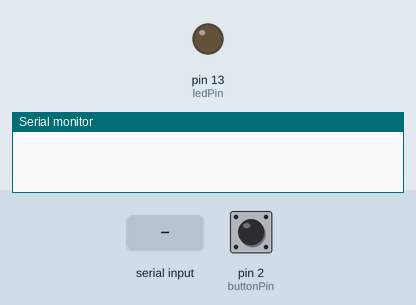
Recording of a sketch running on a simulated Arduino Uno, built with avr-gcc and run on an emulated ATmega328P. On the bench: output pins drawn as LEDs (lit = HIGH), the last lines printed to the serial monitor. The test bench sets the inputs (shaded band); at power-on: pin 2 (buttonPin) LOW. The modem accepts every AT command (registered, SIM ready, sends succeed) and sends nothing else.

Above: at 2.8 s.
2.9 s: pin 2 (buttonPin) pulled HIGH for 1.2 s
At 8.1 s:
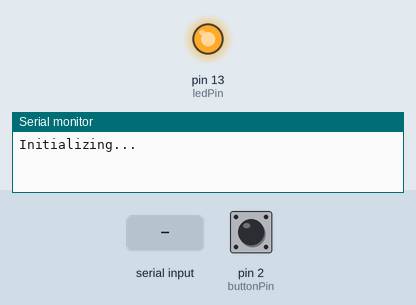
8.2 s: "1" received over the second serial link
12.3 s: pin 2 (buttonPin) pulled HIGH for 1.2 s
At 22.5 s:
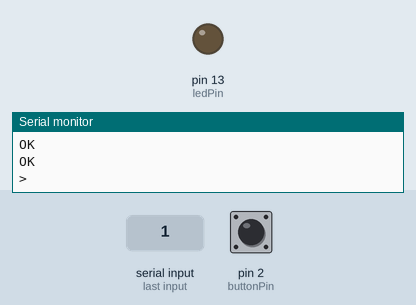
Timing chart, 0 to 23.6 s (numbered marks = the images above; inputs shaded):
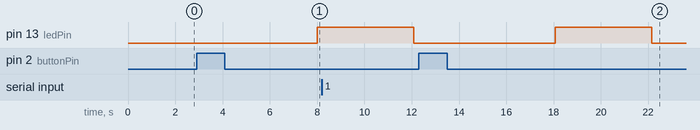

The sketch:

sendsmssensor.ino
```cpp
#include <SoftwareSerial.h>

//Create software serial object to communicate with SIM900
SoftwareSerial mySerial(7, 8); //SIM900 Tx & Rx is connected to Arduino #7 & #8

// constants won't change. They're used here to set pin numbers:
const int buttonPin = 2;     // the number of the pushbutton pin
const int ledPin =  13;      // the number of the LED pin

// variables will change:
int buttonState = 0;         // variable for reading the pushbutton status

void setup() {
  Serial.begin(9600);
  // initialize the LED pin as an output:
  pinMode(ledPin, OUTPUT);
  // initialize the pushbutton pin as an input:
  pinMode(buttonPin, INPUT);
}

void loop()
{
  buttonState = digitalRead(buttonPin);

  // check if the pushbutton is pressed. If it is, the buttonState is HIGH:
  if (buttonState == HIGH) {
    // turn LED on:
    delay(5000);
    digitalWrite(ledPin, HIGH);
    mySerial.begin(9600);

  Serial.println("Initializing...");
  delay(1000);

  mySerial.println("AT"); //Handshaking with SIM900
  updateSerial();

  mySerial.println("AT+CMGF=1"); // Configuring TEXT mode
  updateSerial();
  mySerial.println("AT+CMGS=\"+6281240275125\"");//change ZZ with country code and xxxxxxxxxxx with phone number to sms
  updateSerial();
  mySerial.print("Listrik mati  bos | rizaldi keren"); //text content
  updateSerial();
  mySerial.write(26);
  } else {
    // turn LED off:
    digitalWrite(ledPin, LOW);
  }
  delay(1000);
}
 void updateSerial()
{
  delay(500);
  while (Serial.available())
  {
    mySerial.write(Serial.read());//Forward what Serial received to Software Serial Port
  }
  while(mySerial.available())
  {
    Serial.write(mySerial.read());//Forward what Software Serial received to Serial Port
  }
}
```

Measured:
- after the input at 2.9 s, pin 13 (ledPin): LOW → HIGH after 5.1 s
- after the input at 12.3 s, pin 13 (ledPin): LOW → HIGH after 5.8 s, → LOW 4.1 s later
